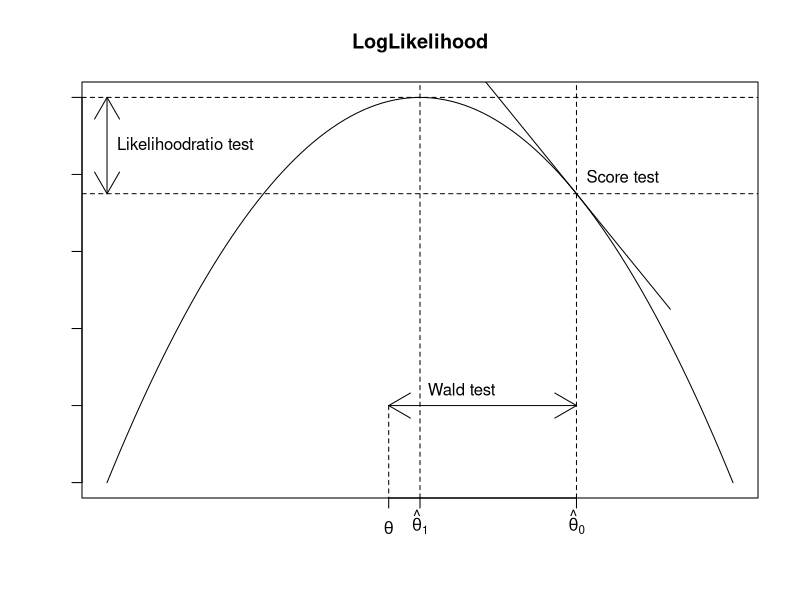

Write R code to recreate this figure.
fun <- function(x) { return ( 0.25-(x-0.5)^2); }
dfun <- function(x) { return ( 1-2*x); }
#
x <- (0:100)/100
y <- fun(x)
pdf("HolyTrinity.pdf", width=10, height=7)
plot(x,y, type="l", ylab="", xlab="", xaxt="n", yaxt="n", main="LogLikelihood")
pos= c(0.45, 0.5, 0.75)
abline(v=pos[2], lty="dashed")
abline(v=pos[3], lty="dashed")
abline(h=fun(pos[2]), lty="dashed")
abline(h=fun(pos[3]), lty="dashed")
arrows(0, fun(pos[2]), 0, fun(pos[3]), code=3)
text(0, mean(fun(pos[2:3])), "Likelihoodratio test", pos=4)
lines(c(pos[1], pos[1]), c(-0.05, 0.05), lty="dashed")
arrows(pos[1], 0.05, pos[3], 0.05, code=3)
text(mean(pos[1:3]), 0.05, "Wald test", pos=3)
diff <- c(-0.15, 0.15)
xp   <- pos[3]+diff
yp   <- fun(pos[3])+diff*dfun(pos[3])
lines(xp, yp)
text(pos[3], 0.01+fun(pos[3]), "Score test", pos=4)

axis(1, at=pos, labels=c(expression(theta), expression(hat(theta)[1]), expression(hat(theta)[0])))
axis(2, labels=F)
dev.off()
if (interactive()) browseURL(paste0(getwd(),"/HolyTrinity.pdf"))
